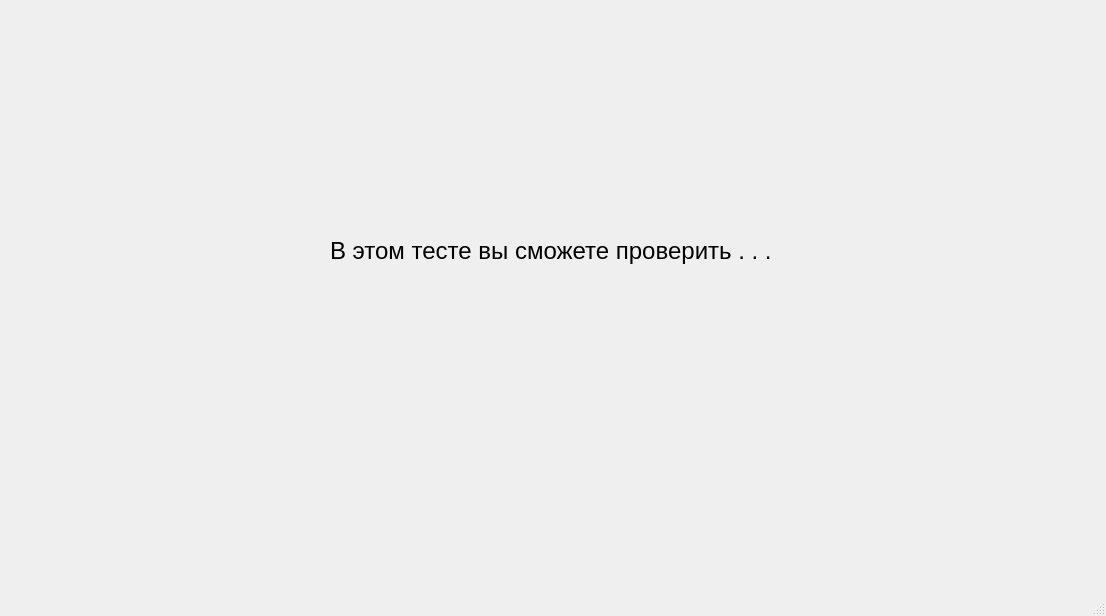
<?xml version="1.0" encoding="UTF-8"?>
<ui version="4.0">
 <class>MainWindow</class>
 <widget class="QMainWindow" name="MainWindow">
  <property name="geometry">
   <rect>
    <x>0</x>
    <y>0</y>
    <width>1106</width>
    <height>616</height>
   </rect>
  </property>
  <property name="windowTitle">
   <string>MainWindow</string>
  </property>
  <property name="styleSheet">
   <string notr="true">border-image: url(A:/IT/Python/PyArea/111/Project/sleepy_mountains-1024x576-MM-90.png)</string>
  </property>
  <widget class="QWidget" name="centralwidget">
   <widget class="QLabel" name="label">
    <property name="geometry">
     <rect>
      <x>330</x>
      <y>160</y>
      <width>481</width>
      <height>181</height>
     </rect>
    </property>
    <property name="font">
     <font>
      <pointsize>18</pointsize>
     </font>
    </property>
    <property name="styleSheet">
     <string notr="true">background:transparent;
border-image: None;</string>
    </property>
    <property name="text">
     <string>В этом тесте вы сможете проверить . . . </string>
    </property>
   </widget>
  </widget>
  <widget class="QMenuBar" name="menubar">
   <property name="geometry">
    <rect>
     <x>0</x>
     <y>0</y>
     <width>1106</width>
     <height>21</height>
    </rect>
   </property>
   <property name="styleSheet">
    <string notr="true">border-image: None;</string>
   </property>
  </widget>
  <widget class="QStatusBar" name="statusbar">
   <property name="styleSheet">
    <string notr="true">border-image: None;</string>
   </property>
  </widget>
 </widget>
 <resources/>
 <connections/>
</ui>
